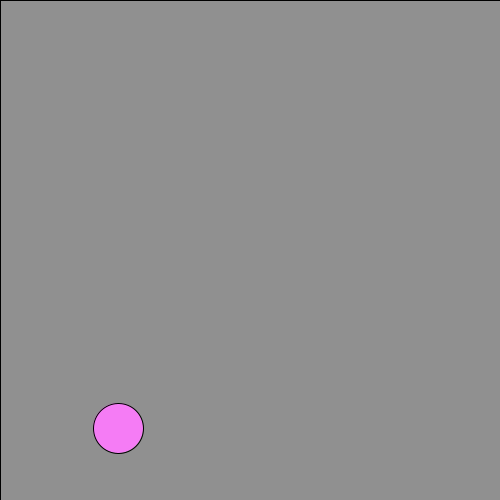
Frame 1 (no input)
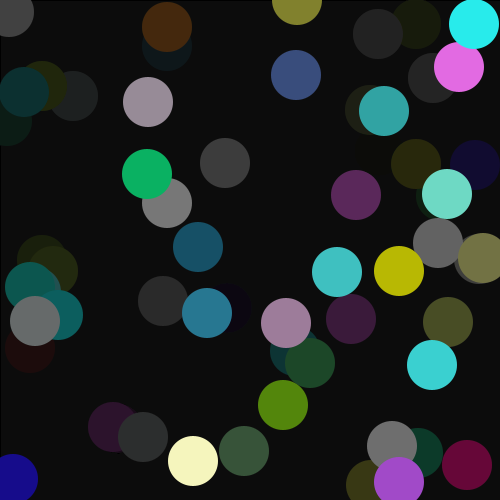
Frame 60 (the mouse pressed at the canvas centre just before this capture)
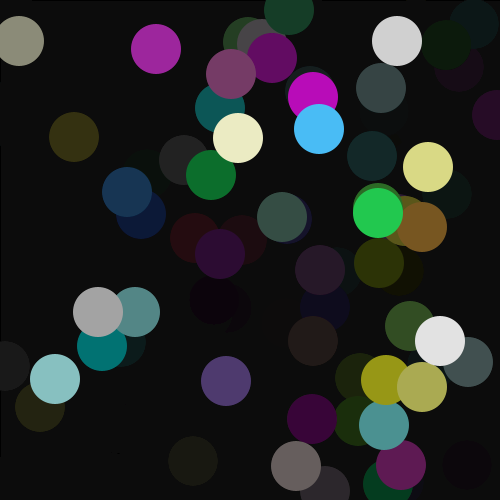
Frame 120 (the mouse held since frame 60 and released just before this capture)

The Processing sketch that drew these frames (run headless with seeded random() and noise(); from frame 60 on, the mouse is pressed at the canvas centre):

// Processing sketch: Magic_Worms
// ── Magic_Worms.pde

void setup(){
size(500, 500);
background(150, 150, 150);


}
void draw() {
  fill((int) random(width),(int) random(width),(int) random(width));
ellipse((int) random(width), (int) random(height), 50, 50);
makeMagical();
}
float frequency = .001;
float noiseInterval = PI;

void makeMagical() {
     fill( 0, 0, 0, 10 );
     rect(0, 0, width, height);
     noStroke();
}

float getWormX(int i) {
     return map(noise(i*noiseInterval + frameCount * frequency), 0, 1, 0, width);
}

float getWormY(int i) {
     return map(noise(i*noiseInterval+1 + frameCount * frequency), 0, 1, 0, height);
}
